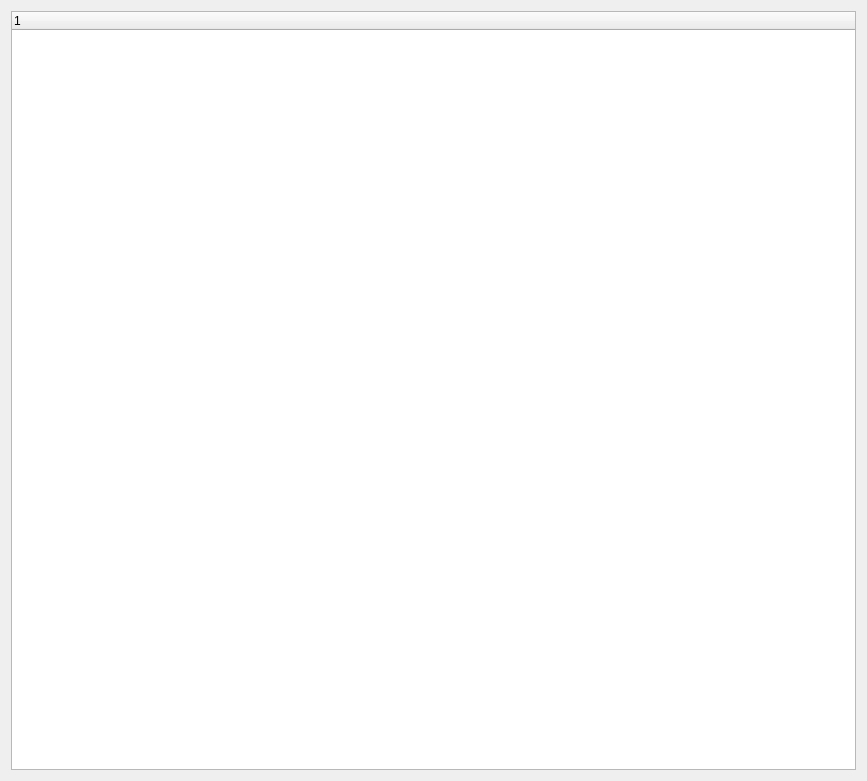
<?xml version="1.0" encoding="UTF-8"?>
<ui version="4.0">
 <class>FirmwareUpgradeInterface</class>
 <widget class="QWidget" name="FirmwareUpgradeInterface">
  <property name="geometry">
   <rect>
    <x>0</x>
    <y>0</y>
    <width>867</width>
    <height>781</height>
   </rect>
  </property>
  <property name="windowTitle">
   <string>Form</string>
  </property>
  <layout class="QVBoxLayout" name="verticalLayout_2">
   <item>
    <layout class="QVBoxLayout" name="verticalLayout">
     <property name="spacing">
      <number>0</number>
     </property>
     <item>
      <layout class="QHBoxLayout" name="horizontalLayout_3"/>
     </item>
     <item>
      <layout class="QHBoxLayout" name="horizontalLayout_2">
       <property name="spacing">
        <number>24</number>
       </property>
       <item>
        <widget class="TreeWidget" name="treeWidget">
         <column>
          <property name="text">
           <string notr="true">1</string>
          </property>
         </column>
        </widget>
       </item>
      </layout>
     </item>
    </layout>
   </item>
  </layout>
 </widget>
 <customwidgets>
  <customwidget>
   <class>TreeWidget</class>
   <extends>QTreeWidget</extends>
   <header>qfluentwidgets</header>
  </customwidget>
 </customwidgets>
 <resources/>
 <connections/>
</ui>
